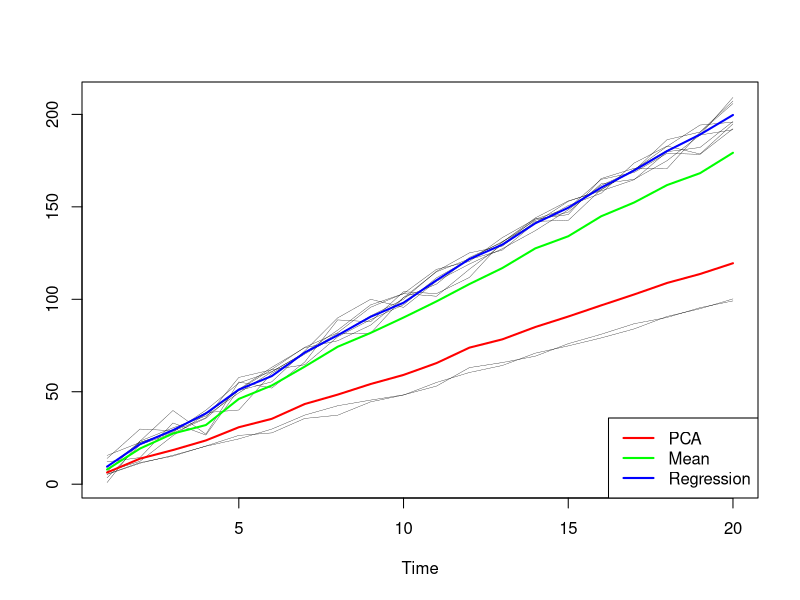
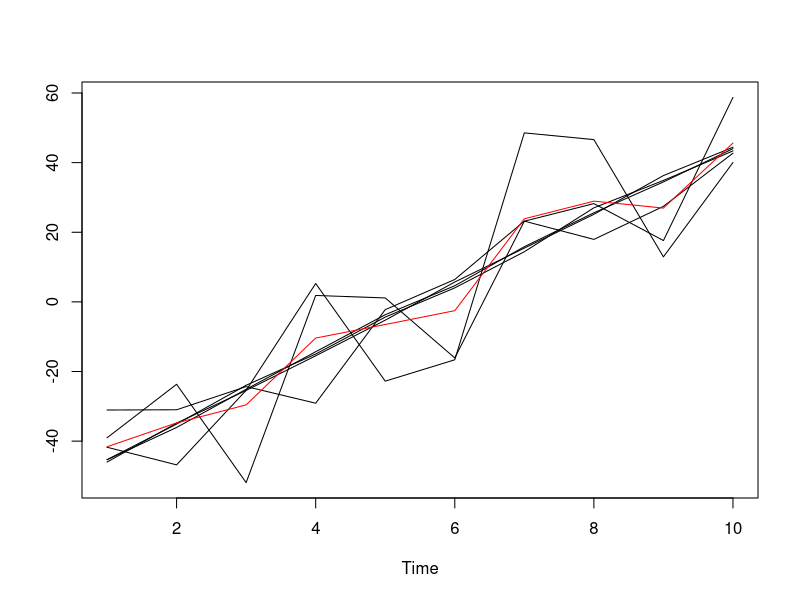
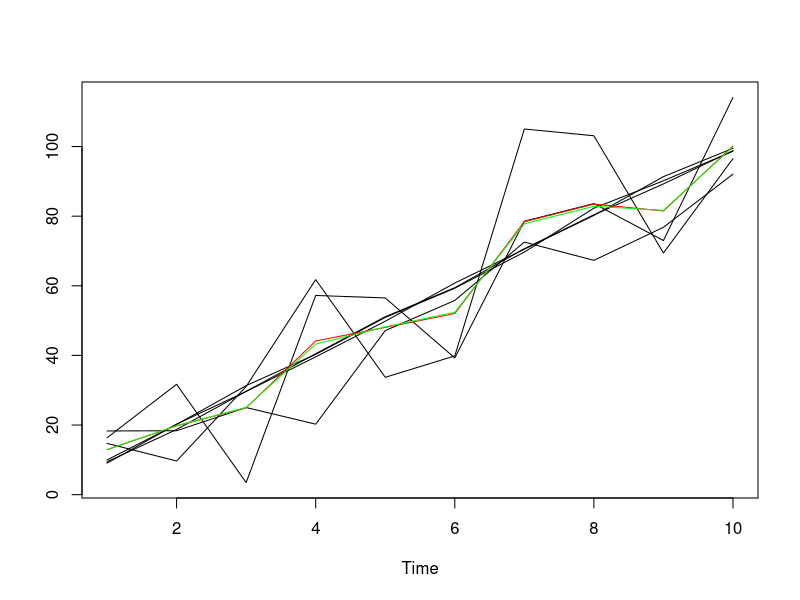

Write the R code that produced these figures, in order.
## 

## Data Generation
n=20 # number of prediction points
m=10 # number of models to combine
steps=10
X=matrix(rnorm(m*n),m,n)*matrix(3*c(rep(1,m*n/2),rep((m/2+1):(m),each=n)),m,n,byrow = T) + matrix(steps*rep(1:n,m),m,n,byrow = T) # normal noise

X=matrix(runif(m*n,0,5),m,n)*matrix(3*c(rep(1,m*n/2),rep((m/2+1):(m),each=n)),m,n,byrow = T) + matrix(steps*rep(1:n,m),m,n,byrow = T) # uniform noise

X=matrix(rnorm(m*n/2),m/2,n) + matrix(steps*rep(1:n,m/2),m/2,n,byrow = T)
X=rbind(X,matrix(rnorm(m*n/2),m/2,n) + matrix(steps*rep(n:1,m/2),m/2,n,byrow = T)) # reverse direction

X=matrix(rnorm(m*n/2),m/2,n)*5 + matrix(steps*rep(1:n,m/2),m/2,n,byrow = T)
X=rbind(X,matrix(rnorm(m*n/2),m/2,n)*1 + matrix(steps*rep(1:n,m/2)/3,m/2,n,byrow = T)) # same direction different slopes

X=matrix(rnorm(4*m*n/5),m*4/5,n)*5 + matrix(steps*rep(1:n,m*4/5),m*4/5,n,byrow = T)
X=rbind(X,matrix(rnorm(m*n/5),m/5,n)*1 + matrix(steps*rep(1:n,m/5)/2,m/5,n,byrow = T))




# Linear regression
dat=t(rbind(X,matrix(steps*rep(1:n,1),1,n,byrow = T)))
dat=as.data.frame(dat)
model=lm(V11~. ,data=dat)
fitted=model$fitted.values
##################################  PCA
X.t=t(X)  # dimension of n*m
X.c= X%*%(diag(rep(1,n))- 1/n*matrix(1,n,1)%*%matrix(1,1,n))
K.c=(X.c)%*%t(X.c)/(n-1) # n*n
u=eigen(K.c)$vectors[,1]
u=u-min(u)
u=u/sum(u)

## Results
ts.plot(t(X),lwd=0.3)
lines(pca_v2<-t(X)%*%u,col='red',lwd=2)
lines((mean_v=apply(X,2,mean)),col='green',lwd=2)
lines(fitted,col="blue",lwd=2)
legend("bottomright",legend = c("PCA","Mean","Regression"),col=c('red',"green","blue"),lwd=2)
cat(sum(abs((pca_v2)-steps*rep(1:n,1))),"PCA",'\n')
cat(sum(abs(fitted-steps*rep(1:n,1))), "linear regression",'\n')
cat(sum(abs((mean_v=apply(X,2,mean))-steps*rep(1:n,1))),"mean",'\n')




###  linear regression  for cosine
X=matrix(rnorm(m*n),m,n)*matrix(2*c(rep(1,m*n)),m,n,byrow = T) + matrix(steps*sin(rep(1:n,m)),m,n,byrow = T) # normal noise, cosine truth
dat=t(rbind(X,matrix(steps*sin(rep(1:n,1)),1,n,byrow = T)))
dat=as.data.frame(dat)
model=lm(V11~. ,data=dat)
fitted=model$fitted.values





################################   PCA
m=6;
n=10
X=matrix(rnorm(m*n),m,n)*matrix(1*c(rep(1,m*n/2),3*rep((m/2+1):(m),each=n)),m,n,byrow = T) + matrix(10*rep(1:n,m),m,n,byrow = T)
X.t=t(X)  # dimension of n*m
X.c= X%*%(diag(rep(1,n))- 1/n*matrix(1,n,1)%*%matrix(1,1,n))



K.c=(X.c)%*%t(X.c)/(n-1) # n*n
u=eigen(K.c)$vectors[,1]
# u=u-min(u)
u=u/sum(u)

pca_v1=t(X.c)%*%u
ts.plot(t(X.c))
lines(pca_v1,col='red')

ts.plot(t(X))
lines(pca_v2<-t(X)%*%u,col='red')
lines((mean_v=apply(X,2,mean)),col='green')

sum(abs((pca_v2)-10*rep(1:n,1)))

sum(abs(((mean_v=apply(X,2,mean))-10*rep(1:n,1))))





